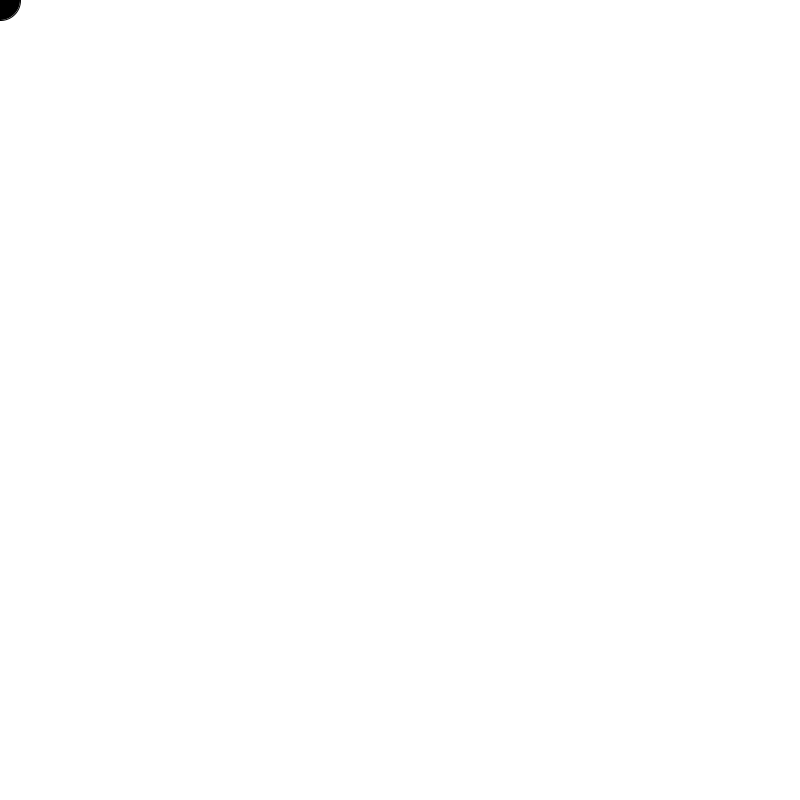
Frame 1 (no input)
Frame 60 (the mouse pressed at the canvas centre just before this capture): identical to frame 1, image omitted
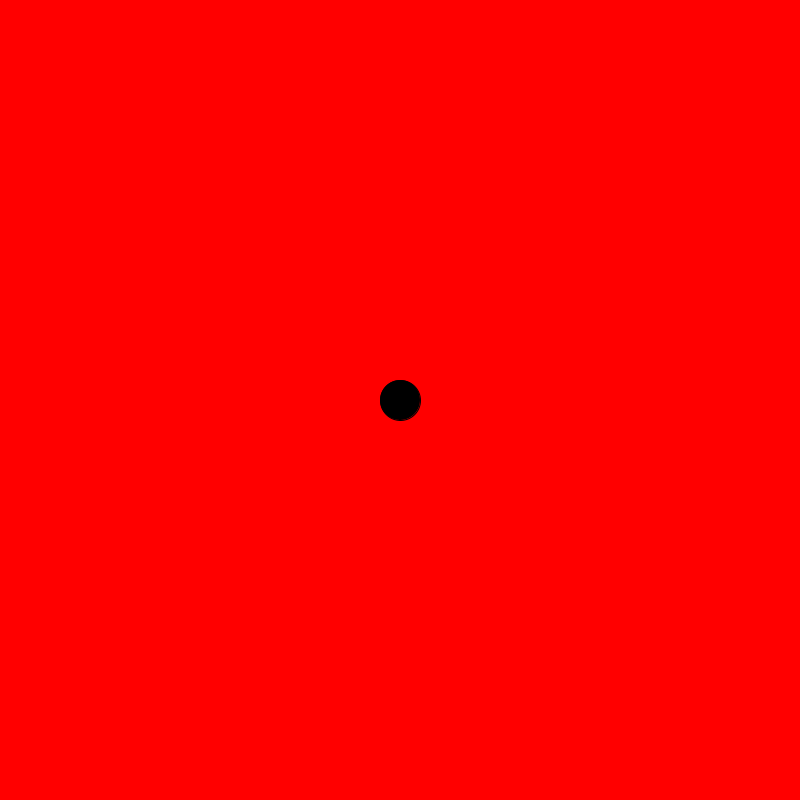
Frame 120 (the mouse held since frame 60 and released just before this capture)

The Processing sketch that drew these frames (run headless with seeded random() and noise(); from frame 60 on, the mouse is pressed at the canvas centre):

// Processing sketch: cc_06_basicInteractivity
// ── cc_06_basicInteractivity.pde

void setup() {
 size(800, 800); 
}

void draw() {
 background(255);
 
 if (mousePressed) {
   background(255, 0 ,0);
 }
 
  fill(0);
  ellipse(mouseX, mouseY, 40, 40); 
}
